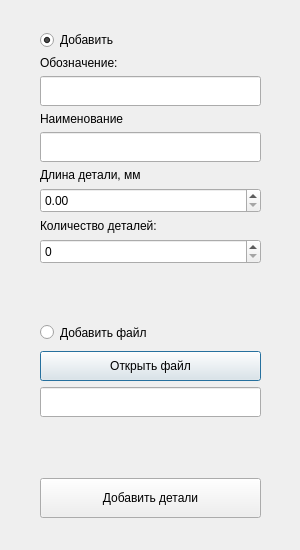
<?xml version="1.0" encoding="UTF-8"?>
<ui version="4.0">
 <class>DialogAddDetail</class>
 <widget class="QDialog" name="DialogAddDetail">
  <property name="enabled">
   <bool>true</bool>
  </property>
  <property name="geometry">
   <rect>
    <x>0</x>
    <y>0</y>
    <width>300</width>
    <height>550</height>
   </rect>
  </property>
  <property name="minimumSize">
   <size>
    <width>300</width>
    <height>550</height>
   </size>
  </property>
  <property name="maximumSize">
   <size>
    <width>300</width>
    <height>550</height>
   </size>
  </property>
  <property name="windowTitle">
   <string>Параметры деталей</string>
  </property>
  <widget class="QWidget" name="verticalLayoutWidget">
   <property name="geometry">
    <rect>
     <x>40</x>
     <y>30</y>
     <width>221</width>
     <height>488</height>
    </rect>
   </property>
   <layout class="QVBoxLayout" name="verticalLayout">
    <item>
     <layout class="QVBoxLayout" name="verticalLayout_2">
      <item>
       <widget class="QRadioButton" name="addDetailManually">
        <property name="maximumSize">
         <size>
          <width>16777215</width>
          <height>35</height>
         </size>
        </property>
        <property name="text">
         <string>Добавить </string>
        </property>
        <property name="checked">
         <bool>true</bool>
        </property>
       </widget>
      </item>
      <item>
       <widget class="QLabel" name="label">
        <property name="maximumSize">
         <size>
          <width>16777215</width>
          <height>30</height>
         </size>
        </property>
        <property name="text">
         <string>Обозначение:</string>
        </property>
       </widget>
      </item>
      <item>
       <widget class="QLineEdit" name="designationDetail">
        <property name="minimumSize">
         <size>
          <width>0</width>
          <height>30</height>
         </size>
        </property>
        <property name="maximumSize">
         <size>
          <width>16777215</width>
          <height>30</height>
         </size>
        </property>
       </widget>
      </item>
      <item>
       <widget class="QLabel" name="label_2">
        <property name="maximumSize">
         <size>
          <width>16777215</width>
          <height>30</height>
         </size>
        </property>
        <property name="text">
         <string>Наименование</string>
        </property>
       </widget>
      </item>
      <item>
       <widget class="QLineEdit" name="nameDetail">
        <property name="minimumSize">
         <size>
          <width>0</width>
          <height>30</height>
         </size>
        </property>
        <property name="maximumSize">
         <size>
          <width>16777215</width>
          <height>30</height>
         </size>
        </property>
       </widget>
      </item>
      <item>
       <widget class="QLabel" name="label_4">
        <property name="text">
         <string>Длина детали, мм</string>
        </property>
       </widget>
      </item>
      <item>
       <widget class="QDoubleSpinBox" name="lenghtDetail">
        <property name="minimumSize">
         <size>
          <width>0</width>
          <height>25</height>
         </size>
        </property>
        <property name="maximum">
         <double>1000000.000000000000000</double>
        </property>
        <property name="singleStep">
         <double>0.100000000000000</double>
        </property>
       </widget>
      </item>
      <item>
       <widget class="QLabel" name="label_3">
        <property name="text">
         <string>Количество деталей:</string>
        </property>
       </widget>
      </item>
      <item>
       <widget class="QSpinBox" name="amountOfDetail">
        <property name="minimumSize">
         <size>
          <width>0</width>
          <height>25</height>
         </size>
        </property>
        <property name="maximumSize">
         <size>
          <width>16777215</width>
          <height>30</height>
         </size>
        </property>
        <property name="maximum">
         <number>100</number>
        </property>
       </widget>
      </item>
     </layout>
    </item>
    <item>
     <spacer name="horizontalSpacer">
      <property name="orientation">
       <enum>Qt::Horizontal</enum>
      </property>
      <property name="sizeHint" stdset="0">
       <size>
        <width>50</width>
        <height>50</height>
       </size>
      </property>
     </spacer>
    </item>
    <item>
     <widget class="QRadioButton" name="addFile">
      <property name="minimumSize">
       <size>
        <width>0</width>
        <height>25</height>
       </size>
      </property>
      <property name="text">
       <string>Добавить файл</string>
      </property>
      <property name="checkable">
       <bool>true</bool>
      </property>
     </widget>
    </item>
    <item>
     <widget class="QPushButton" name="pcmDir">
      <property name="minimumSize">
       <size>
        <width>0</width>
        <height>30</height>
       </size>
      </property>
      <property name="maximumSize">
       <size>
        <width>16777215</width>
        <height>30</height>
       </size>
      </property>
      <property name="text">
       <string>Открыть файл</string>
      </property>
     </widget>
    </item>
    <item>
     <widget class="QLineEdit" name="textDir">
      <property name="enabled">
       <bool>true</bool>
      </property>
      <property name="minimumSize">
       <size>
        <width>0</width>
        <height>30</height>
       </size>
      </property>
      <property name="maximumSize">
       <size>
        <width>16777215</width>
        <height>30</height>
       </size>
      </property>
     </widget>
    </item>
    <item>
     <spacer name="verticalSpacer">
      <property name="orientation">
       <enum>Qt::Vertical</enum>
      </property>
      <property name="sizeHint" stdset="0">
       <size>
        <width>20</width>
        <height>40</height>
       </size>
      </property>
     </spacer>
    </item>
    <item>
     <widget class="QPushButton" name="addDetailsButton">
      <property name="minimumSize">
       <size>
        <width>0</width>
        <height>40</height>
       </size>
      </property>
      <property name="maximumSize">
       <size>
        <width>16777215</width>
        <height>40</height>
       </size>
      </property>
      <property name="text">
       <string>Добавить детали</string>
      </property>
     </widget>
    </item>
   </layout>
  </widget>
 </widget>
 <resources/>
 <connections/>
</ui>
